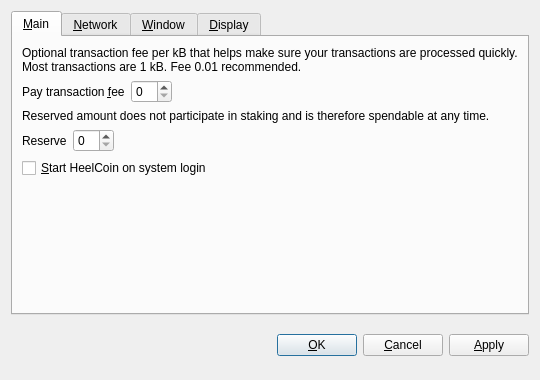
<?xml version="1.0" encoding="UTF-8"?>
<ui version="4.0">
 <class>OptionsDialog</class>
 <widget class="QDialog" name="OptionsDialog">
  <property name="geometry">
   <rect>
    <x>0</x>
    <y>0</y>
    <width>540</width>
    <height>380</height>
   </rect>
  </property>
  <property name="windowTitle">
   <string>Options</string>
  </property>
  <property name="modal">
   <bool>true</bool>
  </property>
  <layout class="QVBoxLayout" name="verticalLayout">
   <item>
    <widget class="QTabWidget" name="tabWidget">
     <property name="tabPosition">
      <enum>QTabWidget::North</enum>
     </property>
     <property name="currentIndex">
      <number>0</number>
     </property>
     <widget class="QWidget" name="tabMain">
      <attribute name="title">
       <string>&amp;Main</string>
      </attribute>
      <layout class="QVBoxLayout" name="verticalLayout_Main">
       <item>
        <widget class="QLabel" name="transactionFeeInfoLabel">
         <property name="text">
          <string>Optional transaction fee per kB that helps make sure your transactions are processed quickly. Most transactions are 1 kB. Fee 0.01 recommended.</string>
         </property>
         <property name="textFormat">
          <enum>Qt::PlainText</enum>
         </property>
         <property name="wordWrap">
          <bool>true</bool>
         </property>
        </widget>
       </item>
       <item>
        <layout class="QHBoxLayout" name="horizontalLayoutFee">
         <item>
          <widget class="QLabel" name="transactionFeeLabel">
           <property name="text">
            <string>Pay transaction &amp;fee</string>
           </property>
           <property name="textFormat">
            <enum>Qt::PlainText</enum>
           </property>
           <property name="buddy">
            <cstring>transactionFee</cstring>
           </property>
          </widget>
         </item>
         <item>
          <widget class="BitcoinAmountField" name="transactionFee"/>
         </item>
         <item>
          <spacer name="horizontalSpacerFee">
           <property name="orientation">
            <enum>Qt::Horizontal</enum>
           </property>
           <property name="sizeHint" stdset="0">
            <size>
             <width>40</width>
             <height>20</height>
            </size>
           </property>
          </spacer>
         </item>
        </layout>
       </item>
       <item>
        <widget class="QLabel" name="reserveBalanceInfoLabel">
         <property name="text">
          <string>Reserved amount does not participate in staking and is therefore spendable at any time.</string>
         </property>
         <property name="textFormat">
          <enum>Qt::PlainText</enum>
         </property>
         <property name="wordWrap">
          <bool>true</bool>
         </property>
        </widget>
       </item>
       <item>
        <layout class="QHBoxLayout" name="horizontalLayoutReserveBalance">
         <item>
          <widget class="QLabel" name="reserveBalanceLabel">
           <property name="text">
            <string>Reserve</string>
           </property>
           <property name="textFormat">
            <enum>Qt::PlainText</enum>
           </property>
           <property name="buddy">
            <cstring>reserveBalance</cstring>
           </property>
          </widget>
         </item>
         <item>
          <widget class="BitcoinAmountField" name="reserveBalance"/>
         </item>
         <item>
          <spacer name="horizontalSpacerReserveBalance">
           <property name="orientation">
            <enum>Qt::Horizontal</enum>
           </property>
           <property name="sizeHint" stdset="0">
            <size>
             <width>40</width>
             <height>20</height>
            </size>
           </property>
          </spacer>
         </item>
        </layout>
       </item>
       <item>
        <widget class="QCheckBox" name="bitcoinAtStartup">
         <property name="toolTip">
          <string>Automatically start HeelCoin after logging in to the system.</string>
         </property>
         <property name="text">
          <string>&amp;Start HeelCoin on system login</string>
         </property>
        </widget>
       </item>
       <item>
        <spacer name="verticalSpacer_Main">
         <property name="orientation">
          <enum>Qt::Vertical</enum>
         </property>
         <property name="sizeHint" stdset="0">
          <size>
           <width>20</width>
           <height>40</height>
          </size>
         </property>
        </spacer>
       </item>
      </layout>
     </widget>
     <widget class="QWidget" name="tabNetwork">
      <attribute name="title">
       <string>&amp;Network</string>
      </attribute>
      <layout class="QVBoxLayout" name="verticalLayout_Network">
       <item>
        <widget class="QCheckBox" name="mapPortUpnp">
         <property name="toolTip">
          <string>Automatically open the HeelCoin client port on the router. This only works when your router supports UPnP and it is enabled.</string>
         </property>
         <property name="text">
          <string>Map port using &amp;UPnP</string>
         </property>
        </widget>
       </item>
       <item>
        <widget class="QCheckBox" name="connectSocks">
         <property name="toolTip">
          <string>Connect to the HeelCoin network through a SOCKS5 proxy (e.g. when connecting through Tor).</string>
         </property>
         <property name="text">
          <string>&amp;Connect through SOCKS5 proxy:</string>
         </property>
        </widget>
       </item>
       <item>
        <layout class="QHBoxLayout" name="horizontalLayout_Network">
         <item>
          <widget class="QLabel" name="proxyIpLabel">
           <property name="text">
            <string>Proxy &amp;IP:</string>
           </property>
           <property name="textFormat">
            <enum>Qt::PlainText</enum>
           </property>
           <property name="buddy">
            <cstring>proxyIp</cstring>
           </property>
          </widget>
         </item>
         <item>
          <widget class="QValidatedLineEdit" name="proxyIp">
           <property name="maximumSize">
            <size>
             <width>140</width>
             <height>16777215</height>
            </size>
           </property>
           <property name="toolTip">
            <string>IP address of the proxy (e.g. 127.0.0.1)</string>
           </property>
          </widget>
         </item>
         <item>
          <widget class="QLabel" name="proxyPortLabel">
           <property name="text">
            <string>&amp;Port:</string>
           </property>
           <property name="textFormat">
            <enum>Qt::PlainText</enum>
           </property>
           <property name="buddy">
            <cstring>proxyPort</cstring>
           </property>
          </widget>
         </item>
         <item>
          <widget class="QLineEdit" name="proxyPort">
           <property name="maximumSize">
            <size>
             <width>55</width>
             <height>16777215</height>
            </size>
           </property>
           <property name="toolTip">
            <string>Port of the proxy (e.g. 9050)</string>
           </property>
          </widget>
         </item>
         <item>
          <spacer name="horizontalSpacer_Network">
           <property name="orientation">
            <enum>Qt::Horizontal</enum>
           </property>
           <property name="sizeHint" stdset="0">
            <size>
             <width>40</width>
             <height>20</height>
            </size>
           </property>
          </spacer>
         </item>
        </layout>
       </item>
       <item>
        <spacer name="verticalSpacer_Network">
         <property name="orientation">
          <enum>Qt::Vertical</enum>
         </property>
         <property name="sizeHint" stdset="0">
          <size>
           <width>20</width>
           <height>40</height>
          </size>
         </property>
        </spacer>
       </item>
      </layout>
     </widget>
     <widget class="QWidget" name="tabWindow">
      <attribute name="title">
       <string>&amp;Window</string>
      </attribute>
      <layout class="QVBoxLayout" name="verticalLayout_Window">
       <item>
        <widget class="QCheckBox" name="minimizeToTray">
         <property name="toolTip">
          <string>Show only a tray icon after minimizing the window.</string>
         </property>
         <property name="text">
          <string>&amp;Minimize to the tray instead of the taskbar</string>
         </property>
        </widget>
       </item>
       <item>
        <widget class="QCheckBox" name="minimizeOnClose">
         <property name="toolTip">
          <string>Minimize instead of exit the application when the window is closed. When this option is enabled, the application will be closed only after selecting Quit in the menu.</string>
         </property>
         <property name="text">
          <string>M&amp;inimize on close</string>
         </property>
        </widget>
       </item>
       <item>
        <spacer name="verticalSpacer_Window">
         <property name="orientation">
          <enum>Qt::Vertical</enum>
         </property>
         <property name="sizeHint" stdset="0">
          <size>
           <width>20</width>
           <height>40</height>
          </size>
         </property>
        </spacer>
       </item>
      </layout>
     </widget>
     <widget class="QWidget" name="tabDisplay">
      <attribute name="title">
       <string>&amp;Display</string>
      </attribute>
      <layout class="QVBoxLayout" name="verticalLayout_Display">
       <item>
        <layout class="QHBoxLayout" name="horizontalLayout_1_Display">
         <item>
          <widget class="QLabel" name="langLabel">
           <property name="text">
            <string>User Interface &amp;language:</string>
           </property>
           <property name="textFormat">
            <enum>Qt::PlainText</enum>
           </property>
           <property name="buddy">
            <cstring>lang</cstring>
           </property>
          </widget>
         </item>
         <item>
          <widget class="QValueComboBox" name="lang">
           <property name="toolTip">
            <string>The user interface language can be set here. This setting will take effect after restarting HeelCoin.</string>
           </property>
          </widget>
         </item>
        </layout>
       </item>
       <item>
        <layout class="QHBoxLayout" name="horizontalLayout_2_Display">
         <item>
          <widget class="QLabel" name="unitLabel">
           <property name="text">
            <string>&amp;Unit to show amounts in:</string>
           </property>
           <property name="textFormat">
            <enum>Qt::PlainText</enum>
           </property>
           <property name="buddy">
            <cstring>unit</cstring>
           </property>
          </widget>
         </item>
         <item>
          <widget class="QValueComboBox" name="unit">
           <property name="toolTip">
            <string>Choose the default subdivision unit to show in the interface and when sending coins.</string>
           </property>
          </widget>
         </item>
        </layout>
       </item>
       <item>
        <widget class="QCheckBox" name="coinControlFeatures">
         <property name="toolTip">
          <string>Whether to show coin control features or not.</string>
         </property>
         <property name="text">
          <string>Display coin &amp;control features (experts only!)</string>
         </property>
        </widget>
       </item>
       <item>
        <widget class="QCheckBox" name="minimizeCoinAge">
         <property name="toolTip">
          <string>Whether to select the coin outputs randomly or with minimal coin age.</string>
         </property>
         <property name="text">
          <string>Minimize weight consumption (experimental)</string>
         </property>
        </widget>
       </item>
       <item>
        <widget class="QCheckBox" name="useBlackTheme">
         <property name="text">
          <string>Use black visual theme (requires restart)</string>
         </property>
        </widget>
       </item>
       <item>
        <spacer name="verticalSpacer_Display">
         <property name="orientation">
          <enum>Qt::Vertical</enum>
         </property>
         <property name="sizeHint" stdset="0">
          <size>
           <width>20</width>
           <height>40</height>
          </size>
         </property>
        </spacer>
       </item>
      </layout>
     </widget>
    </widget>
   </item>
   <item>
    <layout class="QHBoxLayout" name="horizontalLayout_Buttons">
     <item>
      <spacer name="horizontalSpacer_1">
       <property name="orientation">
        <enum>Qt::Horizontal</enum>
       </property>
       <property name="sizeHint" stdset="0">
        <size>
         <width>40</width>
         <height>48</height>
        </size>
       </property>
      </spacer>
     </item>
     <item>
      <widget class="QLabel" name="statusLabel">
       <property name="font">
        <font>
         <weight>75</weight>
         <bold>true</bold>
        </font>
       </property>
       <property name="text">
        <string/>
       </property>
       <property name="textFormat">
        <enum>Qt::PlainText</enum>
       </property>
       <property name="wordWrap">
        <bool>true</bool>
       </property>
      </widget>
     </item>
     <item>
      <spacer name="horizontalSpacer_2">
       <property name="orientation">
        <enum>Qt::Horizontal</enum>
       </property>
       <property name="sizeHint" stdset="0">
        <size>
         <width>40</width>
         <height>48</height>
        </size>
       </property>
      </spacer>
     </item>
     <item>
      <widget class="QPushButton" name="okButton">
       <property name="text">
        <string>&amp;OK</string>
       </property>
      </widget>
     </item>
     <item>
      <widget class="QPushButton" name="cancelButton">
       <property name="text">
        <string>&amp;Cancel</string>
       </property>
       <property name="autoDefault">
        <bool>false</bool>
       </property>
      </widget>
     </item>
     <item>
      <widget class="QPushButton" name="applyButton">
       <property name="text">
        <string>&amp;Apply</string>
       </property>
       <property name="autoDefault">
        <bool>false</bool>
       </property>
      </widget>
     </item>
    </layout>
   </item>
  </layout>
 </widget>
 <customwidgets>
  <customwidget>
   <class>BitcoinAmountField</class>
   <extends>QSpinBox</extends>
   <header>bitcoinamountfield.h</header>
  </customwidget>
  <customwidget>
   <class>QValueComboBox</class>
   <extends>QComboBox</extends>
   <header>qvaluecombobox.h</header>
  </customwidget>
  <customwidget>
   <class>QValidatedLineEdit</class>
   <extends>QLineEdit</extends>
   <header>qvalidatedlineedit.h</header>
  </customwidget>
 </customwidgets>
 <resources/>
 <connections/>
</ui>
